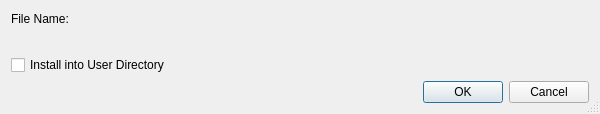
<?xml version="1.0" encoding="UTF-8"?>
<ui version="4.0">
 <class>PipFileSelectionDialog</class>
 <widget class="QDialog" name="PipFileSelectionDialog">
  <property name="geometry">
   <rect>
    <x>0</x>
    <y>0</y>
    <width>600</width>
    <height>114</height>
   </rect>
  </property>
  <property name="windowTitle">
   <string>Select File</string>
  </property>
  <property name="sizeGripEnabled">
   <bool>true</bool>
  </property>
  <layout class="QVBoxLayout" name="verticalLayout">
   <item>
    <widget class="QLabel" name="fileLabel">
     <property name="text">
      <string>File Name:</string>
     </property>
    </widget>
   </item>
   <item>
    <widget class="E5PathPicker" name="filePicker" native="true">
     <property name="focusPolicy">
      <enum>Qt::StrongFocus</enum>
     </property>
    </widget>
   </item>
   <item>
    <widget class="QCheckBox" name="userCheckBox">
     <property name="toolTip">
      <string>Select to install to the Python user install directory</string>
     </property>
     <property name="text">
      <string>Install into User Directory</string>
     </property>
    </widget>
   </item>
   <item>
    <widget class="QDialogButtonBox" name="buttonBox">
     <property name="orientation">
      <enum>Qt::Horizontal</enum>
     </property>
     <property name="standardButtons">
      <set>QDialogButtonBox::Cancel|QDialogButtonBox::Ok</set>
     </property>
    </widget>
   </item>
  </layout>
 </widget>
 <customwidgets>
  <customwidget>
   <class>E5PathPicker</class>
   <extends>QWidget</extends>
   <header>E5Gui/E5PathPicker.h</header>
   <container>1</container>
  </customwidget>
 </customwidgets>
 <resources/>
 <connections>
  <connection>
   <sender>buttonBox</sender>
   <signal>accepted()</signal>
   <receiver>PipFileSelectionDialog</receiver>
   <slot>accept()</slot>
   <hints>
    <hint type="sourcelabel">
     <x>248</x>
     <y>254</y>
    </hint>
    <hint type="destinationlabel">
     <x>157</x>
     <y>274</y>
    </hint>
   </hints>
  </connection>
  <connection>
   <sender>buttonBox</sender>
   <signal>rejected()</signal>
   <receiver>PipFileSelectionDialog</receiver>
   <slot>reject()</slot>
   <hints>
    <hint type="sourcelabel">
     <x>316</x>
     <y>260</y>
    </hint>
    <hint type="destinationlabel">
     <x>286</x>
     <y>274</y>
    </hint>
   </hints>
  </connection>
 </connections>
</ui>
